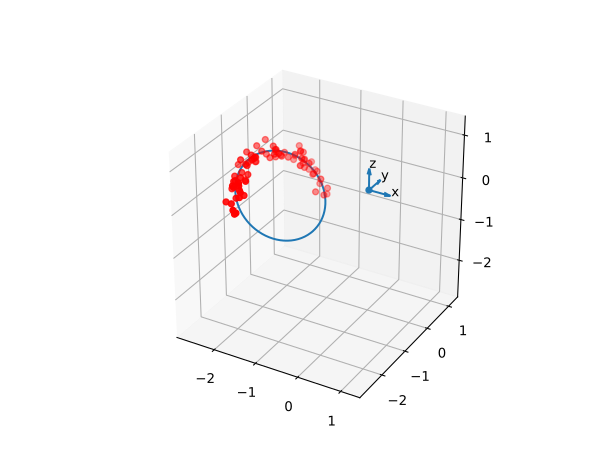

Here is the Python script that generated this plot:
# -*- coding: utf-8 -*-
"""
@author: Cristiano Pizzamiglio

"""

import matplotlib.pyplot as plt
import numpy as np

from skspatial.objects import Points

from circle_fitting_3d import Circle3D


def main():

    radius = 1.0
    center = np.array([-1.2, -1.5, 0.2])
    theta = 45 / 180 * np.pi
    phi = -30 / 180 * np.pi
    t = np.linspace(0, 1 * np.pi, 80)
    points = generate_points_by_angles(t, center, radius, theta, phi)

    # a = Circle3D([[1, 0, 0], [0, 1, 0], [-1, 0, 0]])
    # circle_3d = Circle3D([[3, 0, 0], [0, 3, 0], [0, 0, 3]])
    circle_3d = Circle3D(points)

    fig = plt.figure()
    ax = fig.add_subplot(111, projection="3d")
    circle_3d.plot(ax)


def generate_points_by_angles(t, center, radius, theta, phi):
    """
    Generate test points given center, radius, azimuth (theta) and zenith (phi).

    References
    ----------
    https://meshlogic.github.io/posts/jupyter/curve-fitting/fitting-a-circle-to-cluster-of-3d-points/

    """
    n = np.array(
        [np.cos(phi) * np.sin(theta), np.sin(phi) * np.sin(theta), np.cos(theta)]
    )
    u = np.array([-np.sin(phi), np.cos(phi), 0])

    circle = (
        radius * np.cos(t)[:, np.newaxis] * u
        + radius * np.sin(t)[:, np.newaxis] * np.cross(n, u)
        + center
    )
    return Points(circle) + np.random.normal(size=circle.shape) * 0.1


if __name__ == "__main__":
    main()
